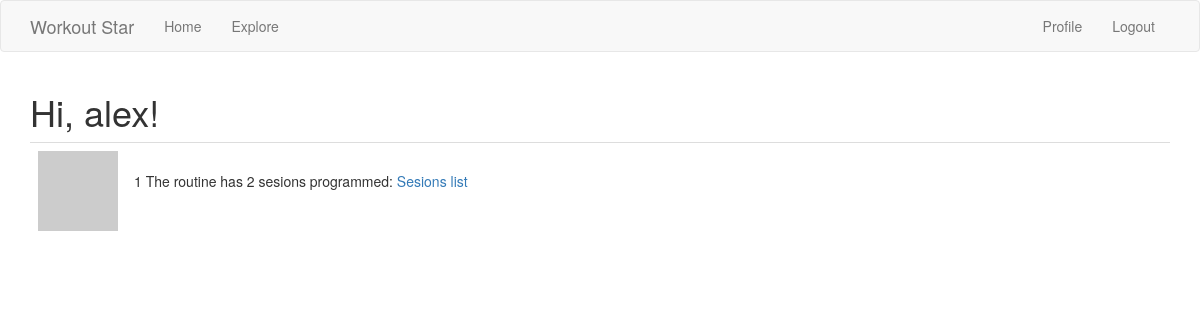
Screenshot of /explore/routines (signed in) with the database file from the repository.
### app/models.py (models this page shows, shortened)
class User(UserMixin, db.Model):
    id = db.Column(db.Integer, primary_key = True)
    username = db.Column(db.String(64), index = True, unique = True)
    email = db.Column(db.String(128), index = True, unique = True)
    password_hash = db.Column(db.String(128))
    sesions = db.relationship('Sesion', backref='user', lazy='dynamic')
    routines = db.relationship('Routine', backref='user', lazy='dynamic')
    about_me = db.Column(db.String(140))
    last_seen = db.Column(db.DateTime, default=datetime.utcnow)
    def avatar(self, size):
        digest = md5(self.email.lower().encode('utf-8')).hexdigest()
        return 'https://www.gravatar.com/avatar/{}?d=identicon&s={}'.format(digest, size)

class Routine(db.Model):
    id = db.Column(db.Integer, primary_key = True)
    user_id = db.Column(db.Integer, db.ForeignKey('user.id'))
    sesions = db.relationship('Sesion', backref='routine', lazy='dynamic')

### app/main/routes.py (the view)
@bp.route('/explore/routines')
def explore_routines():
    routines = Routine.query.order_by(Routine.user_id.asc()).all()
    return render_template("all_routines.html", routines = routines)

### app/models.py (called while the page is built)
@login.user_loader
def load_user(id):
    return User.query.get(int(id))

### app/templates/all_routines.html (shortened to what this page needs)
{% extends "base.html" %}
{% import 'bootstrap/wtf.html' as wtf %}
{% block app_content %}
    <h1>Hi, {{ current_user.username }}!</h1>
    {% for routine in routines %}
        {% include '_routine.html' %}
    {% endfor %}
{% endblock %}

### app/templates/base.html (shortened to what this page needs)
{% extends 'bootstrap/base.html' %}
{% block navbar %}
    <nav class="navbar navbar-default">
        <div class="container">
            <div class="navbar-header">
                <a class="navbar-brand" href="{{ url_for('main.index') }}">Workout Star</a>
            </div>
            <div class="collapse navbar-collapse" id="bs-example-navbar-collapse-1">
                <ul class="nav navbar-nav">
                    <li><a href="{{ url_for('main.index') }}">Home</a></li>
                    <li><a href="{{ url_for('main.explore') }}">Explore</a></li>
                </ul>
                <ul class="nav navbar-nav navbar-right">
                    {% if current_user.is_anonymous %}
                    <li><a href="{{ url_for('auth.login') }}">Login</a></li>
                    {% else %}
                    <li><a href="{{ url_for('main.user', username=current_user.username) }}">Profile</a></li>
                    <li><a href="{{ url_for('auth.logout') }}">Logout</a></li>
                    {% endif %}
                </ul>
            </div>
        </div>
    </nav>
{% endblock %}
{% block content %}
    <div class="container">
        {% block app_content %}{% endblock %}
    </div>
{% endblock %}

### app/templates/_routine.html (shortened to what this page needs)
    <table class="table table-hover">
        <tr>
            <td width="70px">
                <a href="{{ url_for('main.user', username=routine.user.username) }}">
                    <img src="{{ routine.user.avatar(70) }}" />
                </a>
            </td>
            <td>
                <br>
                <span id="post{{ routine.id }}">{{ routine.id }}</span>
                The routine has {{ routine.sesions.count() }} sesions programmed:
                <a href="{{ url_for('main.sesions_in_routine', routine_id=routine.id) }}">Sesions list</a>
            </td>
        </tr>
    </table>

### rows the page displays
User: username "alex"
Routine: id "1", sesions.count "2"
